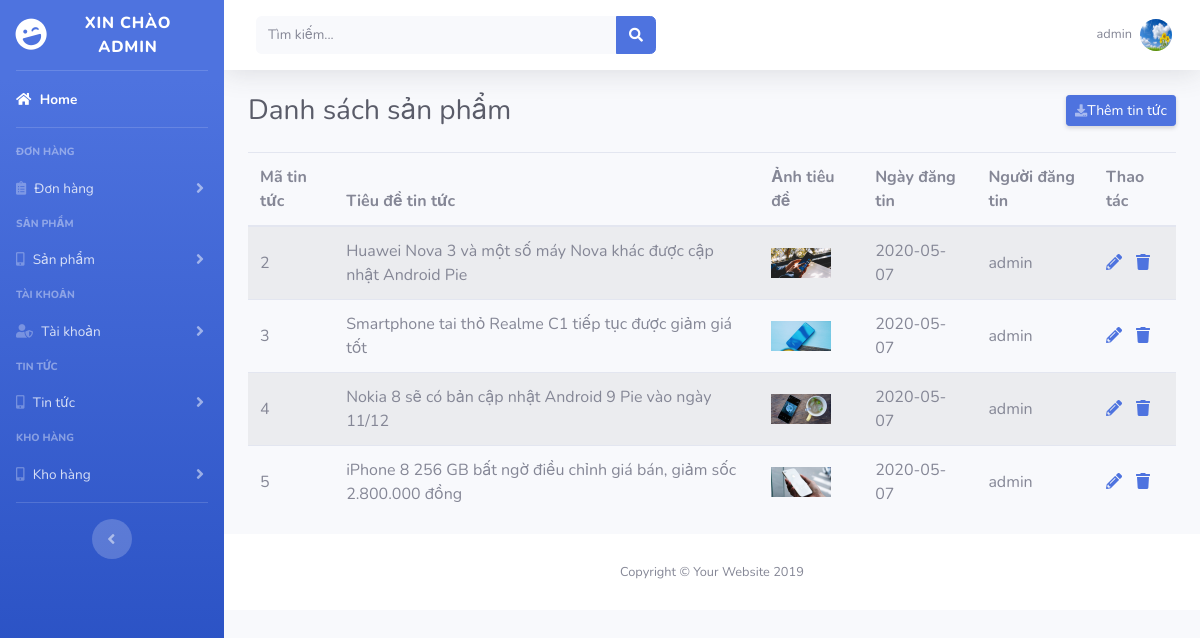
The app's page /admin/danhsachtintuc.php (signed in) with its own data.
### tables this page shows
CREATE TABLE `thong_tin_tai_khoan` (
  `id` int(11) NOT NULL,
  `ho` varchar(255) DEFAULT NULL,
  `ten` varchar(255) DEFAULT NULL,
  `sdt` int(12) DEFAULT NULL,
  `email` varchar(255) DEFAULT NULL,
  `avatar` varchar(500) DEFAULT NULL,
  `dia_chi` varchar(500) DEFAULT NULL
);

CREATE TABLE `tin_tuc` (
  `id_tin_tuc` int(11) NOT NULL,
  `id` int(11) DEFAULT NULL,
  `tieu_de` varchar(500) DEFAULT NULL,
  `anh_tieu_de` varchar(1000) DEFAULT NULL,
  `noi_dung_chi_tiet` longtext DEFAULT NULL,
  `mo_ta_ngan` varchar(5000) DEFAULT NULL,
  `ngay_dang` date DEFAULT curdate()
);

CREATE TABLE `tai_khoan_quan_tri` (
  `id` int(11) NOT NULL,
  `user` varchar(255) DEFAULT NULL,
  `password` varchar(255) DEFAULT NULL,
  `email` varchar(255) DEFAULT NULL,
  `level` int(11) DEFAULT NULL,
  `repassword` varchar(255) DEFAULT NULL,
  `ngay_tao` datetime DEFAULT current_timestamp()
);

### admin/file-hien-thi/hienthitintuc.php (the view, shortened to what this page needs)
<!DOCTYPE html>
<html lang="en">
<head>
</head>
<body>
	<?php include('connect.php');?>
	<?php
		$data_dt = "select * FROM tin_tuc inner join tai_khoan_quan_tri on tin_tuc.id = tai_khoan_quan_tri.id";
		$recordset_dt = mysqli_query($con,$data_dt);
	?>
	<?php
		while($tt = mysqli_fetch_assoc($recordset_dt)){
	?>
		<tr>
			<td><?=$tt['id_tin_tuc']?></td>
			<td><?=$tt['tieu_de']?></td>
			<td>
				<?php
					if($tt['anh_tieu_de'] != ""){
				?>
					<img src="../images/<?=$tt['anh_tieu_de']?>">
				<?php
				}else{
				?>
					<img src="https://us.123rf.com/450wm/pavelstasevich/pavelstasevich1811/pavelstasevich181101065/112815953-stock-vector-no-image-available-icon-flat-vector.jpg?ver=6">
				<?php
				}
				?>
			</td>
			<td><?=$tt['ngay_dang']?></td>
			<td><?=$tt['user']?></td>
			<td>
				<a href="CRUD-DT/formsuatintuc.php?id=<?=$tt['id_tin_tuc']?>" title="Cập nhật"><i class="fas fa-pencil-alt"></i></i></a>
				<a onclick="return confirm('Bạn có thực sự muốn xóa sản phẩm này')" href="CRUD-DT/xulyxoatintuc.php?id=<?=$tt['id_tin_tuc']?>" title="Xóa"><i class="fas fa-trash"></i></a>
			</td>
		</tr>
	<?php
	}
	?>
</body>
</html>

### admin/menu.php (shortened to what this page needs)
<div id="wrapper">
  <ul class="navbar-nav bg-gradient-primary sidebar sidebar-dark accordion" id="accordionSidebar">
    <a class="sidebar-brand d-flex align-items-center justify-content-center" href="index.php">
      <div class="sidebar-brand-icon rotate-n-15">
        <i class="fas fa-laugh-wink"></i>
      </div>
      <?php if($_SESSION['level'] == 1) {
      ?>
        <div class="sidebar-brand-text mx-3"><span>Xin chào admin</span></div>
      <?php
      }else{
      ?>
        <div class="sidebar-brand-text mx-3"><span>Chào mừng </span></div>
      <?php
      }
      ?>
    </a>
    <hr class="sidebar-divider my-0">
    <li class="nav-item active">
      <a class="nav-link" href="index.php">
  <i class="fas fa-home"></i>
        <span>Home</span></a>
    </li>
    <hr class="sidebar-divider">
    <div class="sidebar-heading">
      Đơn hàng
    </div>
    <li class="nav-item">
      <a class="nav-link collapsed" href="#" data-toggle="collapse" data-target="#collapseTwo" aria-expanded="true" aria-controls="collapseTwo">
        <i class="fas fa-clipboard-list"></i>
        <span>Đơn hàng</span>
      </a>
    </li>
    <div class="sidebar-heading">
      Sản phẩm
    </div>
    <li class="nav-item">
      <a class="nav-link collapsed" href="#" data-toggle="collapse" data-target="#collapseUtilities" aria-expanded="true" aria-controls="collapseUtilities">
        <i class="fas fa-mobile-alt"></i>
        <span>Sản phẩm</span>
      </a>
    </li>
    <div class="sidebar-heading">
      Tài khoản
    </div>
    <li class="nav-item">
      <a class="nav-link collapsed" href="#" data-toggle="collapse" data-target="#collapsePages" aria-expanded="true" aria-controls="collapsePages">
        <i class="fas fa-user-shield"></i>
        <span>Tài khoản</span>
      </a>
    </li>
    <div class="sidebar-heading">
      Tin tức
    </div>
    <li class="nav-item">
      <a class="nav-link collapsed" href="#" data-toggle="collapse" data-target="#tintuc" aria-expanded="true" aria-controls="collapseUtilities">
        <i class="fas fa-mobile-alt"></i>
        <span>Tin tức</span>
      </a>
    </li>
    <div class="sidebar-heading">
      Kho hàng
    </div>
    <li class="nav-item">
      <a class="nav-link collapsed" href="#" data-toggle="collapse" data-target="#khohang" aria-expanded="true" aria-controls="collapseUtilities">
        <i class="fas fa-mobile-alt"></i>
        <span>Kho hàng</span>
      </a>
    </li>
    <hr class="sidebar-divider d-none d-md-block">
    <div class="text-center d-none d-md-inline">
      <button class="rounded-circle border-0" id="sidebarToggle"></button>
    </div>
  </ul>
  <div id="content-wrapper" class="d-flex flex-column">
    <div id="content">
      <nav class="navbar navbar-expand navbar-light bg-white topbar mb-4 static-top shadow">
        <form class="d-none d-sm-inline-block form-inline mr-auto ml-md-3 my-2 my-md-0 mw-100 navbar-search">
          <div class="input-group">
            <input type="text" class="form-control bg-light border-0 small" placeholder="Tìm kiếm..." aria-label="Search" aria-describedby="basic-addon2">
            <div class="input-group-append">
              <button class="btn btn-primary" type="button">
                <i class="fas fa-search fa-sm"></i>
              </button>
            </div>
          </div>
        </form>
        <ul class="navbar-nav ml-auto">
        <?php
          $id = $_SESSION['id'];
          include('../connect.php');
          $dulieu = "select * from thong_tin_tai_khoan where id = $id";
          $sql = mysqli_query($con,$dulieu);
          $tt = mysqli_fetch_assoc($sql);
        ?>
          <li class="nav-item dropdown no-arrow">
            <a class="nav-link dropdown-toggle" href="#" id="userDropdown" role="button" data-toggle="dropdown" aria-haspopup="true" aria-expanded="false">
              <span class="mr-2 d-none d-lg-inline text-gray-600 small"><?=$_SESSION['user'];?></span>
              <?php
                if(isset($tt) && $tt['avatar'] != ""){
              ?>
                <img class="img-profile rounded-circle" src="../images/<?=$tt['avatar']?>">
              <?php
              }else{
              ?>
                  <img class="img-profile rounded-circle" src="https://www.vietravel.com/Images/no-image-available.jpg">
              <?php
              }
              ?>
            </a>
          </li>
        </ul>
      </nav>

### admin/file-hien-thi/hienthitintuc.php (style rules this page uses)
.ds_sp table tr td img { width: 60px; }
.ds_sp table tr td i.fa-pencil-alt,i.fa-trash { margin-right: 10px; }

### records on screen
thong_tin_tai_khoan: avatar (picture)
tin_tuc: id_tin_tuc "2", tieu_de "Huawei Nova 3 và một số máy Nova khác được cập nhật Android Pie", anh_tieu_de (picture), ngay_dang "2020-05-07", id.user "admin"
tin_tuc: id_tin_tuc "3", tieu_de "Smartphone tai thỏ Realme C1 tiếp tục được giảm giá tốt", anh_tieu_de (picture), ngay_dang "2020-05-07", id.user "admin"
tin_tuc: id_tin_tuc "4", tieu_de "Nokia 8 sẽ có bản cập nhật Android 9 Pie vào ngày 11/12", anh_tieu_de (picture), ngay_dang "2020-05-07", id.user "admin"
tin_tuc: id_tin_tuc "5", tieu_de "iPhone 8 256 GB bất ngờ điều chỉnh giá bán, giảm sốc 2.800.000 đồng", anh_tieu_de (picture), ngay_dang "2020-05-07", id.user "admin"

### other values on screen
$_SESSION['user'] "admin"
